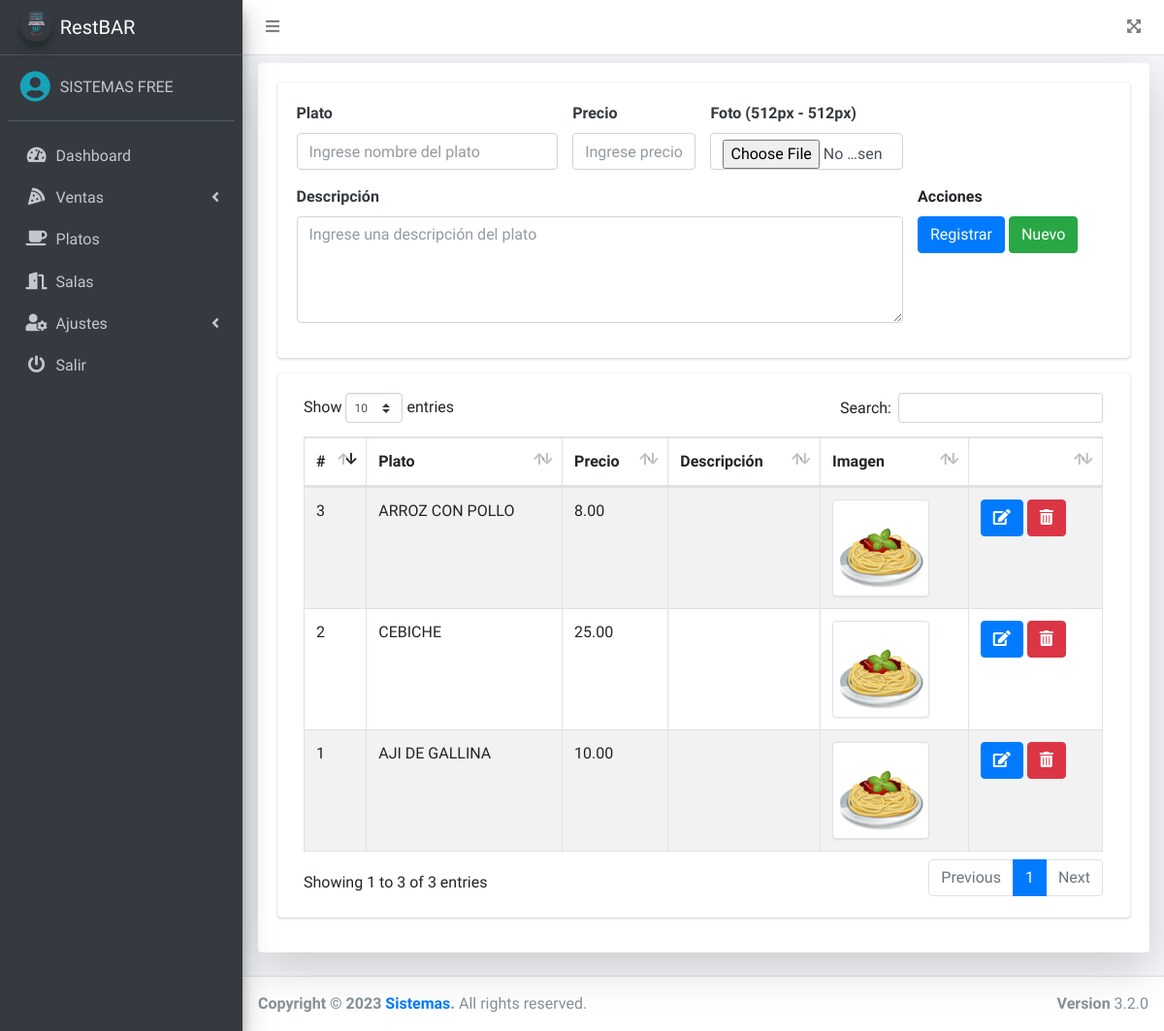
The page /src/platos.php (signed in) on the database as committed earlier.
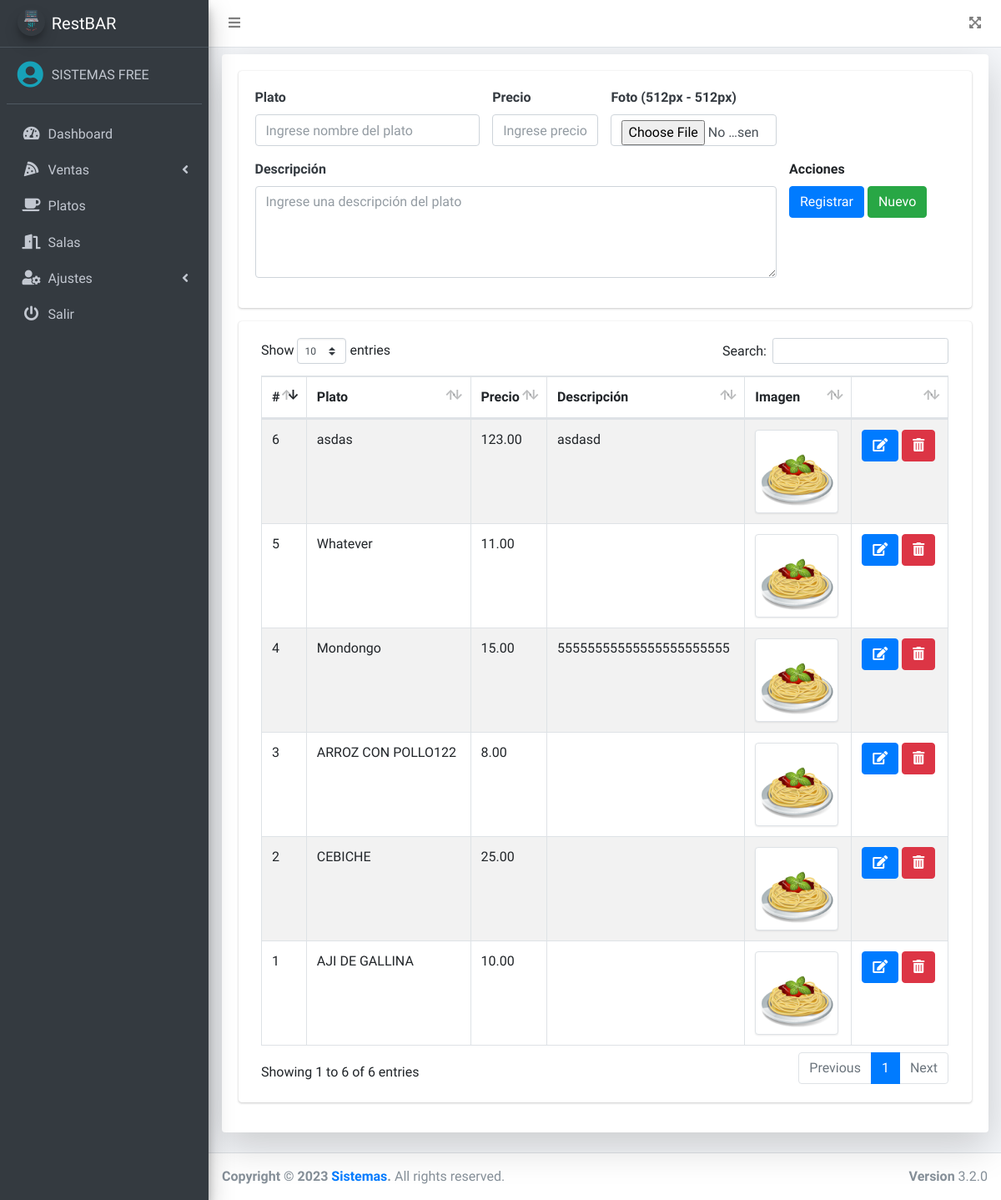
The same page on the database as committed later.
### tables this page shows
CREATE TABLE `platos` (
  `id` int(11) NOT NULL,
  `nombre` varchar(200) NOT NULL,
  `precio` decimal(10,2) NOT NULL,
  `imagen` varchar(100) DEFAULT NULL,
  `fecha` timestamp NULL DEFAULT NULL,
  `estado` int(11) NOT NULL DEFAULT 1,
  `descripcion` varchar(300) NOT NULL
);

### src/platos.php (the view, shortened to what this page needs)
<?php
if ($_SESSION['rol'] == 1 || $_SESSION['rol'] == 2) {
    include_once "includes/header.php";
?>
    <div class="card shadow-lg">
        <div class="card-body">
            <div class="row">
                <div class="col-md-12">
                    <div class="card">
                        <div class="card-body">
                            <form action="" method="post" autocomplete="off" id="formulario" enctype="multipart/form-data">
                                <div class="row">
                                    <div class="col-md-4">
                                        <div class="form-group">
                                            <label for="plato" class=" text-dark font-weight-bold">Plato</label>
                                            <input type="text" placeholder="Ingrese nombre del plato" name="plato" id="plato" class="form-control">
                                        </div>
                                    </div>
                                    <div class="col-md-2">
                                        <div class="form-group">
                                            <label for="precio" class=" text-dark font-weight-bold">Precio</label>
                                            <input type="text" placeholder="Ingrese precio" class="form-control" name="precio" id="precio">
                                        </div>
                                    </div>
                                    <div class="col-md-3">
                                        <div class="form-group">
                                            <label for="precio" class=" text-dark font-weight-bold">Foto (512px - 512px)</label>
                                            <input type="file" class="form-control" name="foto" id="foto">
                                        </div>
                                    </div>
                                </div>
                                <div class="row">
                                    <div class="col-md-9">
                                        <div class="form-group">
                                            <label for="" class="text-dark font-weight-bold">Descripción</label> <br>
                                            <textarea name="descripcion" id="descripcion" placeholder="Ingrese una descripción del plato" class="form-control" rows="4" style="overflow: auto;"></textarea>
                                        </div>
                                    </div>
                                    <div class="col-md-3 form-group">
                                        <label for="">Acciones</label> <br>
                                        <input type="submit" value="Registrar" class="btn btn-primary" id="btnAccion">
                                        <input type="button" value="Nuevo" onclick="limpiar()" class="btn btn-success" id="btnNuevo">
                                    </div>
                                </div>
                            </form>
                        </div>
                    </div>
                </div>
            </div>
            <div class="card">
                <div class="card-body">
                    <div class="col-md-12">
                        <div class="table-responsive">
                            <table class="table table-striped table-bordered" id="tbl">
                                <thead>
                                    <tr>
                                        <th>#</th>
                                        <th>Plato</th>
                                        <th>Precio</th>
                                        <th>Descripción</th>
                                        <th>Imagen</th>
                                        <th></th>
                                    </tr>
                                </thead>
                                <tbody>
                                    <?php
                                    include "../conexion.php";
                                    $query = mysqli_query($conexion, "SELECT * FROM platos WHERE estado = 1");
                                    $result = mysqli_num_rows($query);
                                    if ($result > 0) {
                                        while ($data = mysqli_fetch_assoc($query)) { ?>
                                            <tr>
                                                <td><?php echo $data['id']; ?></td>
                                                <td><?php echo $data['nombre']; ?></td>
                                                <td><?php echo $data['precio']; ?></td>
                                                <td><?php echo $data['descripcion']; ?></td>
                                                <td><img class="img-thumbnail" src="<?php echo ($data['imagen'] == null) ? '../assets/img/default.png' : $data['imagen']; ?>" alt="" width="100"></td>
                                                <td>
                                                    <a href="#" onclick="editarPlato(<?php echo $data['id']; ?>)" class="btn btn-primary"><i class='fas fa-edit'></i></a>
                                                    <form action="eliminar.php?id=<?php echo $data['id']; ?>&accion=platos" method="post" class="confirmar d-inline">
                                                        <button class="btn btn-danger" type="submit"><i class='fas fa-trash-alt'></i> </button>
                                                    </form>
                                                </td>
                                            </tr>
                                    <?php }
                                    } ?>
                                </tbody>
                            </table>
                        </div>
                    </div>
                </div>
            </div>
        </div>
    </div>
<?php include_once "includes/footer.php";
} else {
    header('Location: permisos.php');
}
?>

### src/includes/header.php (shortened to what this page needs)
<!DOCTYPE html>
<html lang="en">
<head>
    <link rel="stylesheet" href="../assets/plugins/fontawesome-free/css/all.min.css">
    <link rel="stylesheet" href="https://code.ionicframework.com/ionicons/2.0.1/css/ionicons.min.css">
    <link rel="stylesheet" href="../assets/dist/css/adminlte.min.css">
    <link rel="stylesheet" href="../assets/plugins/datatables-bs4/css/dataTables.bootstrap4.min.css">
</head>
<body class="hold-transition sidebar-mini">
    <div class="wrapper">
        <nav class="main-header navbar navbar-expand navbar-white navbar-light">
            <ul class="navbar-nav">
                <li class="nav-item">
                    <a class="nav-link" data-widget="pushmenu" href="#" role="button"><i class="fas fa-bars"></i></a>
                </li>
            </ul>
            <ul class="navbar-nav ml-auto">
                <li class="nav-item">
                    <a class="nav-link" data-widget="fullscreen" href="#" role="button">
                        <i class="fas fa-expand-arrows-alt"></i>
                    </a>
                </li>
            </ul>
        </nav>
        <aside class="main-sidebar sidebar-dark-primary elevation-4">
            <a href="dashboard.php" class="brand-link">
                <img src="../assets/img/logo.png" alt="AdminLTE Logo" class="brand-image img-circle elevation-3" style="opacity: .8">
                <span class="brand-text font-weight-light">RestBAR</span>
            </a>
            <div class="sidebar">
                <div class="user-panel mt-3 pb-3 mb-3 d-flex">
                    <div class="image">
                        <i class="fas fa-user-circle fa-2x text-info"></i>
                    </div>
                    <div class="info">
                        <a href="#" class="d-block"><?php echo $_SESSION['nombre']; ?></a>
                    </div>
                </div>
                <nav class="mt-2">
                    <ul class="nav nav-pills nav-sidebar flex-column" data-widget="treeview" role="menu" data-accordion="false">
                        <li class="nav-item">
                            <a href="dashboard.php" class="nav-link">
                                <i class="nav-icon fas fa-tachometer-alt"></i>
                                <p>
                                    Dashboard
                                </p>
                            </a>
                        </li>
                        <li class="nav-item">
                            <a href="#" class="nav-link">
                                <i class="nav-icon fas fa-pizza-slice"></i>
                                <p>
                                    Ventas
                                    <i class="fas fa-angle-left right"></i>
                                </p>
                            </a>
                        </li>
                        <?php if ($_SESSION['rol'] == 1 || $_SESSION['rol'] == 2) {
                            echo '<li class="nav-item">
                                <a href="platos.php" class="nav-link">
                                    <i class="nav-icon fas fa-coffee"></i>
                                    <p>
                                        Platos
                                    </p>
                                </a>
                            </li>';
                        } if ($_SESSION['rol'] == 1) {
                            echo '<li class="nav-item">
                                <a href="salas.php" class="nav-link">
                                    <i class="nav-icon fas fa-door-open"></i>
                                    <p>
                                        Salas
                                    </p>
                                </a>
                            </li>
                            <li class="nav-item">
                                <a href="#" class="nav-link">
                                    <i class="nav-icon fas fa-user-cog"></i>
                                    <p>
                                        Ajustes
                                        <i class="fas fa-angle-left right"></i>
                                    </p>
                                </a>
                                <ul class="nav nav-treeview">
                                    <li class="nav-item">
                                        <a href="usuarios.php" class="nav-link">
                                            <i class="far fa-circle nav-icon"></i>
                                            <p>Usuarios</p>
                                        </a>
                                    </li>
                                    <li class="nav-item">
                                        <a href="config.php" class="nav-link">
                                            <i class="far fa-circle nav-icon"></i>
                                            <p>Configuración</p>
                                        </a>
                                    </li>
                                </ul>
                            </li>';
                        } ?>
                        <li class="nav-item">
                            <a href="salir.php" class="nav-link">
                                <i class="nav-icon fas fa-power-off"></i>
                                <p>
                                    Salir
                                </p>
                            </a>
                        </li>
                    </ul>
                </nav>
            </div>
        </aside>
        <div class="content-wrapper">
            <div class="content">
                <div class="container-fluid py-2">

### src/includes/footer.php (shortened to what this page needs)
</div>
</div>
</div>
<footer class="main-footer">
    <strong>Copyright &copy; 2023 <a href="#">Sistemas</a>.</strong>
    All rights reserved.
    <div class="float-right d-none d-sm-inline-block">
        <b>Version</b> 3.2.0
    </div>
</footer>
</div>
</body>
</html>

Rows that differ between the two databases and show on the page:
changed platos id 3: nombre "ARROZ CON POLLO" → "ARROZ CON POLLO122"
added platos: id "4", nombre "Mondongo", precio "15.00", descripcion "55555555555555555555555"
added platos: id "5", nombre "Whatever", precio "11.00"
added platos: id "6", nombre "asdas", precio "123.00", descripcion "asdasd"
Other text that changed with them:
text written by a page script: "Show entries Search: Showing 1 to 3 of 3 entries Previous 1 Next" → "Show entries Search: Showing 1 to 6 of 6 entries Previous 1 Next"
